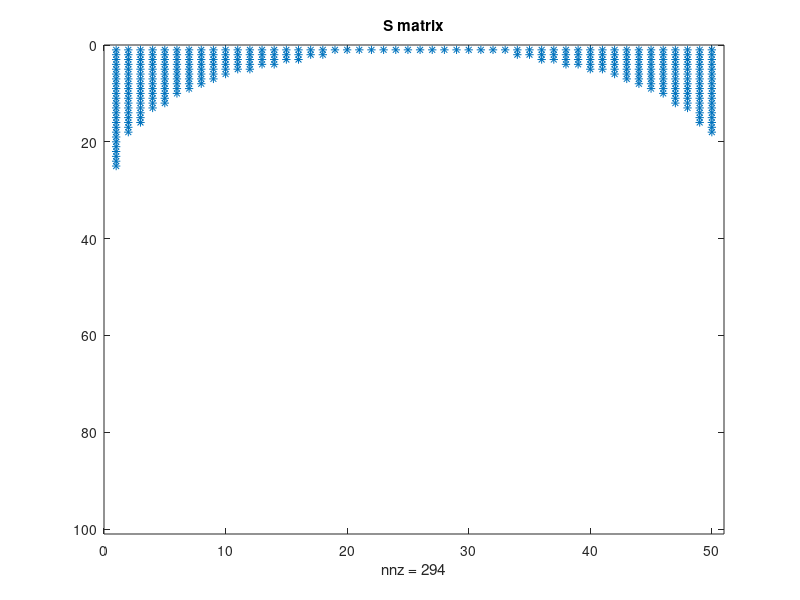
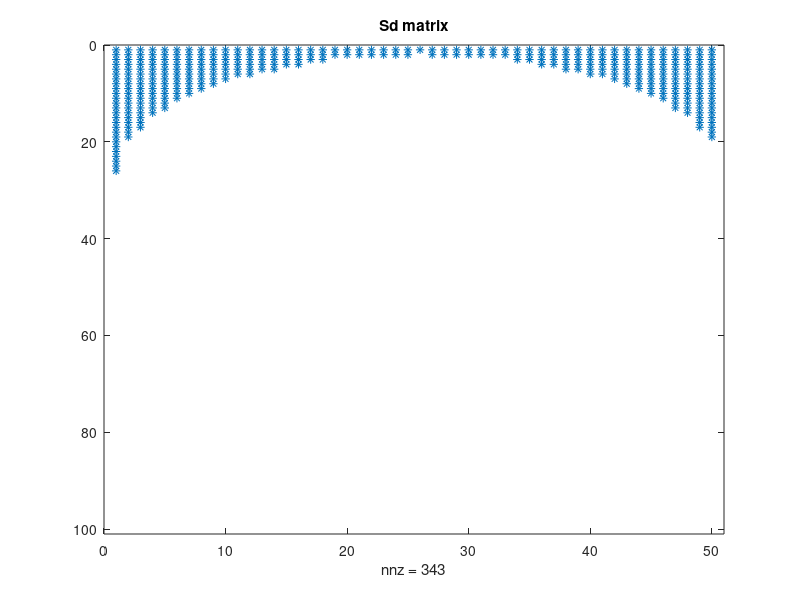
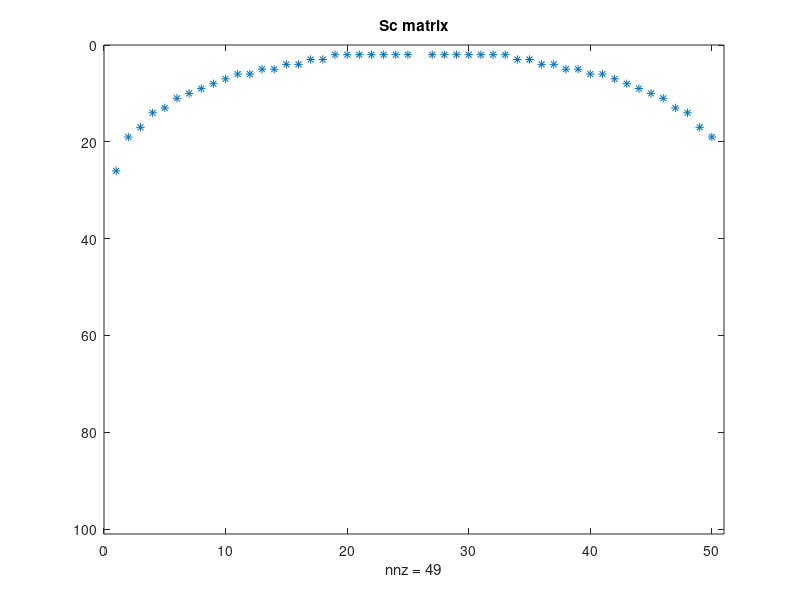

MATLAB code to generate these figures, in order: (Note: this script raises an error after producing the figures.)
%% Programme to solve for Stokes velocity profile in riblets
% Solve A*u = P
% S = riblets grid points
% P = pressure gradient
% A = Laplacian coefficients
% Sc = Sd - S = riblets surface grid points

clear
close all
tic

%% Input data
% Sides of the domain
a = 2; % aspect ratio ly:lz
lz = 1;
ly = a*lz;

% Define grid sizes
n = 25;
nz = 2*n; % number of points in z (spanwise) % periodic in z-direction
ny = a*nz; % number of points y (wall-normal) domain is enclosed
dy = ly/(ny-1); % length of sub-intervals in y-axis
dz = lz/nz; % length of sub-intervals in z-axis
z = (0:nz-1)*dz;
y = linspace(0,ly,ny);

dpdx = 0; % Pressure gradient
Sx = 1; % Shear at the top, could set to 1 (if normalised, always 1)

geometry = 2; % 0 = parabola, 1 = triangle, 2 = semi-circle
savefile = 0;

%% Build S matrix - Grid Points of riblets
% S = 1 for points within and on boundary and = 0 elsewhere 
S = zeros(ny,nz);
if geometry == 0 % parabola
    parabola = (2*(z-lz/2)).^2;
    shape = 'parabola';
    for k = 1:nz
        for j = 1:ny
            if y(j)<=parabola(k)
                S(j,k) = 1;
            else
                S(j,k) = 0;
            end
        end
    end
end

if geometry == 1 % triangle
    shape = 'triangle';
    triangle = (z-lz/2);%+1+0.5*z)+0.5*lz;
    triangle2 = -z+lz/2;
    % triangle = (2*z-lz/2);%+1+0.5*z)+0.5*lz;
    % triangle2 = -2*z+lz/2;
    for k = 1:nz
        for j = 1:ny
            if y(j)<=triangle(k) || y(j)<=triangle2(k)
                S(j,k) = 1;
            else
                S(j,k) = 0;
            end
        end
    end
end

if geometry == 2 % semi-circle
    circle = (-sqrt((lz/2)^2-(z-lz/2).^2))+lz/2;
    shape = 'circle';
    for k = 1:nz
        for j = 1:ny
            if y(j)<=circle(k)
                S(j,k) = 1;
            else
                S(j,k) = 0;
            end
        end
    end
end
figure
spy(S)
title('S matrix')

%% Build Sd matrix
% Sd = 1 for points within and on boundary and = 0 elsewhere 
% riblets now bigger by d = max(dy,dz)
Sd = zeros(ny,nz);
if geometry == 0 % parabola
    parabola_d = (2*(z-lz/2)).^2+dz;
    for k = 1:nz
        for j = 1:ny
            if y(j)<parabola_d(k)
                Sd(j,k) = 1;
            else
                Sd(j,k) = 0;
            end
        end
    end
end

if geometry == 1 % triangle
    triangle = (z-lz/2)+dy;%+1+0.5*z)+0.5*lz;
    triangle2 = -z+lz/2+dy;
    for k = 1:nz
        for j = 1:ny
            if y(j)<triangle(k) || y(j)<triangle2(k)
                Sd(j,k) = 1;
            else
                Sd(j,k) = 0;
            end
        end
    end
end

if geometry == 2 % semi-circle
    circle = (-sqrt((lz/2)^2-(z-lz/2).^2))+lz/2+dy;
    for k = 1:nz
        for j = 1:ny
            if y(j)<circle(k)
                Sd(j,k) = 1;
            else
                Sd(j,k) = 0;
            end
        end
    end
end
figure
spy(Sd)
title('Sd matrix')

%% Build Sc matrix - curve of the boundary
Sc = Sd-S;
figure
spy(Sc)
title('Sc matrix')

%% Build P matrix - pressure gradient - RHS of Stokes
P = ones(ny*nz,1);
P = sparse(P);
P = P*dpdx;

%% Build A matrix 
beta = -2/(dy^2)-2/(dz^2); % coefficient of point p
alpha = 1/(dy^2); % coefficient of surrounding points
r1 = beta.*ones(ny,1);
r2 = alpha.*ones(ny-1,1);
r3 = alpha.*ones(1,1);
B = diag(r1,0) + diag(r2,1) + diag(r2,-1) + diag(r3,-ny+1) + diag(r3,ny-1);
B = sparse(B);
C = kron(eye(nz),B);
C = sparse(C);
gamma = 1/(dz^2);
r4 = gamma.*ones(ny*nz-ny,1);
r5 = gamma.*ones(ny,1);
D = diag(r4,-ny)+diag(r4,+ny)+diag(r5,-ny*nz+ny)+diag(r5,ny*nz-ny);
D = sparse(D);
A = C+D;
A = sparse(A);

%% Shear at the top condition
for k = 1:nz
    j = ny; % top of domain
    index = (k-1)*ny+j;
    A(index,:) = 0;
    A(index,index) = 1/dy^2; % should be dy, but P(index) changed as well
    if index~=1
        A(index,index-1) = -1/dy^2;
    end   
    P(index) = Sx/dy;
end

%% Solid condition - modify the A matrix
% Modify A and P matrix for points within and on the boundary of riblets
% Velocity inside riblets = 0
for j = 1:ny
    for k = 1:nz
        if S(j,k) == 1
            index = (k-1)*ny+j;
            A(index,:) = 0;
            A(index,index) = 1/dy^2;
            P(index) = 0;
        end
    end
end

%% Modify the A matrix - curve of the boundary
% Modification of the matrix A near the boundary of the solid
for j=1:ny
    for k=1:nz
        if Sc(j,k) == 1
            y0 = (j-ny)*dy;
            z0 = k*dz ;          
            my = abs(floor(log10(dy)));
            mz = abs(floor(log10(dz)));
            
        %ys: (j-+2,k);(j-+1,k);(j,k-+2);(j,k-+1) 
            ys=[y0-dy, y0, y0+dy];
            zs=[z0-dz, z0, z0+dz];  
            if geometry == 0 % parabola
                yp0 = (2*(z0-lz/2)).^2;
                zpPlus = sqrt(y0)/2+lz/2;
                zpMinus = -zpPlus;
            end
            
            if geometry == 1 % triangle
                if z0 <= lz/2
                    yp0 = z0 - lz/2;
                else
                    yp0 = -z0+lz/2;
                end
                zpPlus = lz/2 - y0;
                zpMinus = y0 + lz/2;
            end
            
            if geometry == 2 % semi-circle
                yp0=-(-sqrt((lz/2)^2-(z0-lz/2).^2))+ly;
                zpPlus=sqrt((lz/2)^2-(y0-ly).^2)+lz/2;
                zpMinus=-zpPlus;
            end
            
            % check closest distance in z direction               
            if abs(z0-zpPlus) < abs(z0 - zpMinus)
                zp0 = zpPlus;
            else
                zp0 = zpMinus;
            end
            
            % Modify ys: (j-+2,k),(j-+1,k),(j,k-+2),(j,k-+1)         
            deltay=round(abs(y0-yp0),10);
            deltays=y0-yp0;
            deltaz=round(abs(z0-zp0),10);
            deltazs=z0-zp0;
            
            if deltaz<dz
                if round(deltaz,mz+2)~=0
                    zs(2-sign(deltazs))=z0-sign(deltazs)*deltaz;
                end
            end           
            if deltay<dy
                if round(deltay,my+2)~=0 
                    ys(2-sign(deltays))=y0-sign(deltays)*deltay;                     
                end
            end 
            
            bj=zeros(1,3);
            bk=zeros(1,3);          
            bj(1)=2/((ys(2)-ys(1))*(ys(3)-ys(1)));
            bj(2)=-2/((ys(3)-ys(2))*(ys(2)-ys(1))); 
            bj(3)=2/((ys(3)-ys(2))*(ys(3)-ys(1)));
            bk(1)=2/((zs(2)-zs(1))*(zs(3)-zs(1)));
            bk(2)=-2/((zs(3)-zs(2))*(zs(2)-zs(1))); 
            bk(3)=2/((zs(3)-zs(2))*(zs(3)-zs(1)));  
            
            index =(k-1)*ny+j;
            A(index,index)= bj(2) + bk(2);        
            if abs(deltay)<dy           
                if j==1
                  A(index,index+ny-1)= bj(1);
                  A(index,index+1)= 0;
                  
                elseif j==ny
                  A(index,index-ny+1)= bj(3);
                  A(index,index-1)= 0;

                else
                  A(index,index-sign(deltays))=0;       
                  A(index,index+sign(deltays))= bj(2+sign(deltays));

                end
            end                      
            if abs(deltaz)<dz 
                if k==1
                  A(index,index+(nz-1)*ny)= bk(1);
                  A(index,index+ny)= bk(3);
                elseif k==nz
                  A(index,index-ny)= bk(3);
                  A(index,index-(nz-1)*ny)= bk(1);
                else
                  A(index,index-sign(deltazs)*ny)= bk(2-sign(deltazs));
                  A(index,index+sign(deltazs)*ny)= bk(2+sign(deltazs));
                end
            end
        end
    end
end
            
%% No slip at bottom condition
for k = 1:nz
    j = 1;
    index = (k-1)*ny+j ;
    A(index,:) = 0;
    A(index,index) = 1/dy^2;
    P(index)=0;
end

%% Solution
figure
spy(A)
u = reshape(mldivide(A,P),ny,nz);
Ub = mean(mean(u));
u_g = u(1:n,:); % velocity profile in groove
u_max = full(max(u_g(:)));
fprintf('u_max = %f\n', u_max)
% Lws=Ub/s;
figure
surfc(z,y,u)
title('u profile')
% daspect([1 1 1])
% axis tight
% axis fill
axis image
ylabel('y', 'FontSize', 18)
xlabel('z', 'FontSize', 18)
set(gca,'FontSize',18)
figure
surfc(z,y(1:n),u_g)
title('u profile in groove')
% us = [zeros(1,nz); u];
us = [u(:,end) u];

%% Verify
for k = 1:nz
    Sxtot(k) = (u(ny,k)-u(ny-1,k))/dy;
end
Sxtotm = mean(Sxtot);

%% average in z
ums = mean(u,2);
ums = full(ums);
% find point of min gradient
grad = zeros(1,ny);
for i = 1:ny-1
    grad(i) = (y(i+1)-y(i))/(ums(i+1)-ums(i));
end
grad(ny) = grad(ny-1);
[grad_min, min] = min(grad);
origin = y(min)-grad_min*ums(min);
y_line = grad_min*ums + origin;
fprintf('Virtual origin at y = %f\n', origin)

figure
hold on
plot(ums, y,'k','Linewidth',1.25)
plot(ums,y_line,'r','Linewidth',1.25)
ylabel('$y$','Interpreter','Latex')
xlabel('$\bar{u}$','Interpreter','Latex')
set(gca,'FontName','times','FontSize',15)

%% Error and Grid Independence
integraly = dy*trapz(full(u));
integralz = dz*trapz(integraly) % integration in y and z
points_y = ny-1;

if savefile == 1
    tit = ['No_points_' num2str(ny-1) '_Shape_' num2str(shape) '.mat'];
    save(tit,'points_y','relError', 'relErrorint', 'integralz');
end

toc